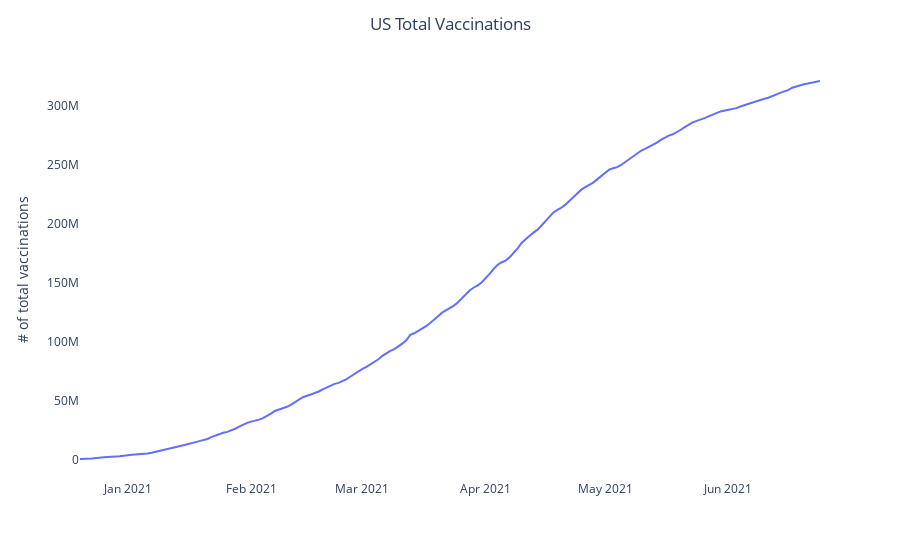

Notebook cell for this chart:
### Markdown cell above
### To preview: https://htmlpreview.github.io/?https://github.com/ayoubimaya/COVID19-Vaccination-Progress/blob/main/plots/states_choro_html.html

### Code cell
us_total_fig = px.line(us_vaccinations_df, 
                       x='date', 
                       y='total_vaccinations',
                       labels={
                           'total_vaccinations': '# of total vaccinations',
                            'date': ' '
                       })
us_total_fig.update_layout({'plot_bgcolor': 'rgba(0, 0, 0, 0)','paper_bgcolor': 'rgba(0, 0, 0, 0)',})
us_total_fig.update_layout(showlegend=False)
us_total_fig.update_layout(title_text='US Total Vaccinations', title_x=0.5)
us_total_fig.show()

### Figure 1 — Plotly figure (JSON) as saved in the notebook; plotly's stock layout.template omitted (floating-point values rounded to 4 significant figures; data arrays with more than 128 entries replaced by an {"elided": "..."} marker saying what was removed)
{"data": [{"hovertemplate": " =%{x}<br># of total vaccinations=%{y}<extra></extra>", "legendgroup": "", "line": {"color": "#636efa", "dash": "solid"}, "mode": "lines", "name": "", "orientation": "v", "showlegend": false, "type": "scatter", "x": {"elided": "172 str values"}, "xaxis": "x", "y": {"elided": "172 int values"}, "yaxis": "y"}], "layout": {"legend": {"tracegroupgap": 0}, "margin": {"t": 60}, "paper_bgcolor": "rgba(0, 0, 0, 0)", "plot_bgcolor": "rgba(0, 0, 0, 0)", "showlegend": false, "title": {"text": "US Total Vaccinations", "x": 0.5}, "xaxis": {"anchor": "y", "domain": [0, 1], "title": {"text": " "}}, "yaxis": {"anchor": "x", "domain": [0, 1], "title": {"text": "# of total vaccinations"}}}}
